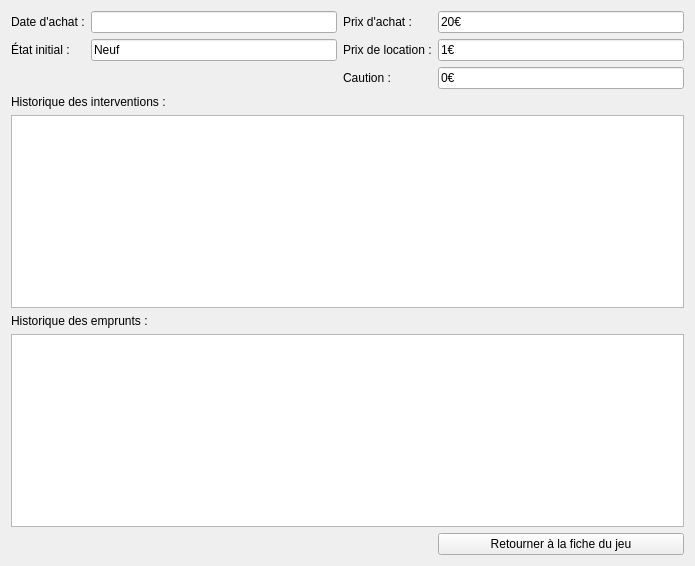
<?xml version="1.0" encoding="UTF-8"?>
<ui version="4.0">
 <class>F_DetailsJeux</class>
 <widget class="QWidget" name="F_DetailsJeux">
  <property name="geometry">
   <rect>
    <x>0</x>
    <y>0</y>
    <width>695</width>
    <height>566</height>
   </rect>
  </property>
  <property name="minimumSize">
   <size>
    <width>0</width>
    <height>0</height>
   </size>
  </property>
  <property name="maximumSize">
   <size>
    <width>16777215</width>
    <height>16777215</height>
   </size>
  </property>
  <property name="windowTitle">
   <string>Form</string>
  </property>
  <layout class="QGridLayout" name="gridLayout_2">
   <item row="0" column="0">
    <layout class="QGridLayout" name="gridLayout">
     <item row="0" column="0">
      <widget class="QLabel" name="Lb_DateAchat">
       <property name="text">
        <string>Date d'achat :</string>
       </property>
      </widget>
     </item>
     <item row="0" column="1">
      <widget class="QLineEdit" name="LE_DateAchat">
       <property name="enabled">
        <bool>true</bool>
       </property>
       <property name="readOnly">
        <bool>true</bool>
       </property>
      </widget>
     </item>
     <item row="0" column="2">
      <widget class="QLabel" name="Lb_PrixAchat">
       <property name="text">
        <string>Prix d'achat :</string>
       </property>
      </widget>
     </item>
     <item row="0" column="3">
      <widget class="QLineEdit" name="LE_PrixAchat">
       <property name="enabled">
        <bool>true</bool>
       </property>
       <property name="text">
        <string>20€</string>
       </property>
       <property name="readOnly">
        <bool>true</bool>
       </property>
      </widget>
     </item>
     <item row="1" column="0">
      <widget class="QLabel" name="Lb_Etat">
       <property name="text">
        <string>État initial :</string>
       </property>
      </widget>
     </item>
     <item row="1" column="1">
      <widget class="QLineEdit" name="LE_EtatInitial">
       <property name="enabled">
        <bool>true</bool>
       </property>
       <property name="text">
        <string>Neuf</string>
       </property>
       <property name="readOnly">
        <bool>true</bool>
       </property>
      </widget>
     </item>
     <item row="1" column="2">
      <widget class="QLabel" name="Lb_Location">
       <property name="text">
        <string>Prix de location :</string>
       </property>
      </widget>
     </item>
     <item row="1" column="3">
      <widget class="QLineEdit" name="LE_PrixLocation">
       <property name="enabled">
        <bool>true</bool>
       </property>
       <property name="text">
        <string>1€</string>
       </property>
       <property name="readOnly">
        <bool>true</bool>
       </property>
      </widget>
     </item>
     <item row="2" column="2">
      <widget class="QLabel" name="Lb_Caution">
       <property name="text">
        <string>Caution :</string>
       </property>
      </widget>
     </item>
     <item row="2" column="3">
      <widget class="QLineEdit" name="LE_Caution">
       <property name="enabled">
        <bool>true</bool>
       </property>
       <property name="text">
        <string>0€</string>
       </property>
       <property name="readOnly">
        <bool>true</bool>
       </property>
      </widget>
     </item>
     <item row="3" column="0" colspan="2">
      <widget class="QLabel" name="Lb_Historique">
       <property name="text">
        <string>Historique des interventions :</string>
       </property>
      </widget>
     </item>
     <item row="4" column="0" colspan="4">
      <widget class="QTableView" name="TbV_HistoriqueInterventions">
       <property name="alternatingRowColors">
        <bool>true</bool>
       </property>
       <property name="selectionMode">
        <enum>QAbstractItemView::SingleSelection</enum>
       </property>
       <property name="selectionBehavior">
        <enum>QAbstractItemView::SelectRows</enum>
       </property>
       <attribute name="horizontalHeaderStretchLastSection">
        <bool>true</bool>
       </attribute>
      </widget>
     </item>
     <item row="5" column="0" colspan="2">
      <widget class="QLabel" name="label_HistoriqueEmprunts">
       <property name="text">
        <string>Historique des emprunts :</string>
       </property>
      </widget>
     </item>
     <item row="6" column="0" colspan="4">
      <widget class="QTableView" name="TbV_HistoriqueEmprunts">
       <property name="alternatingRowColors">
        <bool>true</bool>
       </property>
       <property name="selectionMode">
        <enum>QAbstractItemView::SingleSelection</enum>
       </property>
       <property name="selectionBehavior">
        <enum>QAbstractItemView::SelectRows</enum>
       </property>
      </widget>
     </item>
     <item row="7" column="3">
      <widget class="QPushButton" name="Bt_Quitter">
       <property name="text">
        <string>Retourner à la fiche du jeu</string>
       </property>
      </widget>
     </item>
    </layout>
   </item>
  </layout>
 </widget>
 <resources/>
 <connections/>
</ui>
